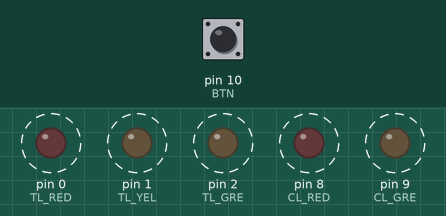
Simulated run of this sketch. Board: Arduino Uno, built with avr-gcc and run on an emulated ATmega328P. On the bench: output pins drawn as LEDs (lit = HIGH). Dashed ring = blinking. The inputs (shaded band) are chosen by the test bench; at power-on: pin 10 (BTN) HIGH.

Above: at 2.8 s.
2.9 s: pin 10 (BTN) pulled LOW for 0.15 s
At 3.8 s:
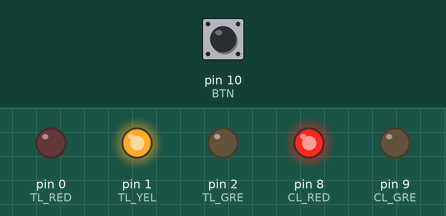
At 5.6 s:
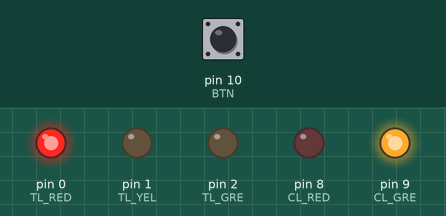
9.0 s: pin 10 (BTN) pulled LOW for 1 s
At 11.2 s:
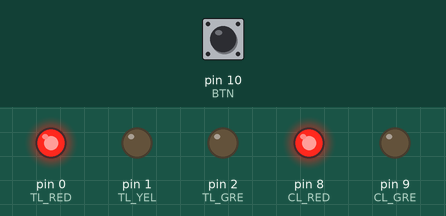
Timing chart, 0 to 18.0 s (numbered marks = the images above; inputs shaded):
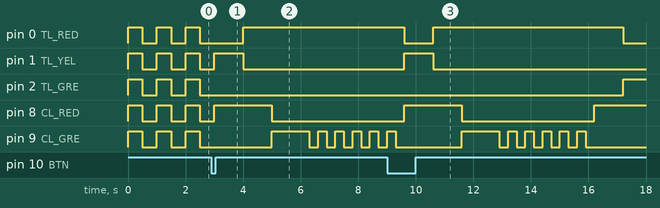

Measured:
- after the input at 2.9 s, pin 2 (TL_GRE): stops changing and stays LOW; pin 9 (CL_GRE): LOW → HIGH after 2.1 s, then repeats every 0.60 s: LOW 0.30 s, HIGH 0.30 s
- by itself, pin 2 (TL_GRE), pin 9 (CL_GRE): alternates HIGH for 0.50 s and LOW for 0.50 s

The sketch:

tugas_2.1.ino
```cpp
#define TL_RED 0
#define TL_YEL 1
#define TL_GRE 2
#define CL_RED 8
#define CL_GRE 9
#define BTN 10
#define DITEKAN 0
#define DILEPAS 1
int state = 0;
int standby = DILEPAS;
static unsigned long t = 1000;
static unsigned long t_awal;
static unsigned long t_setelah;
void cek_lampu();
void state_1();
void state_2();
void state_3();
void state_4();
void state_5();
void state_6();
void state_7();
void setup()
{
 pinMode(TL_RED, OUTPUT);
 pinMode(TL_YEL, OUTPUT);
 pinMode(TL_GRE, OUTPUT);
 pinMode(CL_RED, OUTPUT);
 pinMode(CL_GRE, OUTPUT);
 pinMode(BTN, INPUT_PULLUP);
 t_awal = millis();
}
void loop()
{
 t_setelah = millis() - t_awal;
 standby = digitalRead(BTN);
 switch(state)
 {
 case 0:
 cek_lampu();
 if(t_setelah > t) {state = 1; t_awal = millis();}
 break;
 case 1:
 state_1();
 if(standby == DITEKAN) {
 state = 4;
 t_awal = millis();
 }
 if(t_setelah > t) {state = 2; t_awal = millis();}
 break;
 case 2:
 state_2();
 if(standby == DITEKAN) {
 state = 4;
 t_awal = millis();
 }
 if(t_setelah > t) {state = 3; t_awal = millis();
 }
 break;
 case 3:
 state_3();
 if(standby == DITEKAN) {state = 4;t_awal =millis();}
 if(t_setelah > t) {state = 1;t_awal = millis();}
 break;
 case 4:
 state_4();
 if(t_setelah > t) {state = 5;t_awal = millis();}
 break;
 case 5:
 state_5();
 if(t_setelah > t) {state = 6;t_awal = millis();}
 break;
 case 6:
 state_6();
 if(t_setelah > t) {state = 7;t_awal = millis();}
 break;
case 7:
 state_7();
 if(t_setelah > t) {state = 1;t_awal = millis();}
 break;
 }
}
void cek_lampu()
{
 digitalWrite(TL_RED, HIGH);
 digitalWrite(TL_YEL, HIGH);
 digitalWrite(TL_GRE, HIGH);
 digitalWrite(CL_RED, HIGH);
 digitalWrite(CL_GRE, HIGH);
 delay(500);
 digitalWrite(TL_RED, LOW);
 digitalWrite(TL_YEL, LOW);
 digitalWrite(TL_GRE, LOW);
 digitalWrite(CL_RED, LOW);
 digitalWrite(CL_GRE, LOW);
 delay(500);
}
void state_1()
{
 digitalWrite(TL_RED, HIGH);
 digitalWrite(TL_YEL, LOW);
 digitalWrite(TL_GRE, LOW);
 digitalWrite(CL_RED, HIGH);
 digitalWrite(CL_GRE, LOW);
}
void state_2()
{
 digitalWrite(TL_RED, LOW);
 digitalWrite(TL_YEL, LOW);
 digitalWrite(TL_GRE, HIGH);
 digitalWrite(CL_RED, HIGH);
 digitalWrite(CL_GRE, LOW);
}
void state_3()
{
 digitalWrite(TL_RED, LOW);
 digitalWrite(TL_YEL, HIGH);
 digitalWrite(TL_GRE, LOW);
 digitalWrite(CL_RED, HIGH);
 digitalWrite(CL_GRE, LOW);
}
void state_4()
{
 digitalWrite(TL_RED, LOW);
 digitalWrite(TL_YEL, HIGH);
digitalWrite(TL_GRE, LOW);
 digitalWrite(CL_RED, HIGH);
 digitalWrite(CL_GRE, LOW);
}
void state_5()
{
 digitalWrite(TL_RED, HIGH);
 digitalWrite(TL_YEL, LOW);
 digitalWrite(TL_GRE, LOW);
 digitalWrite(CL_RED, HIGH);
 digitalWrite(CL_GRE, LOW);
}
void state_6()
{
 digitalWrite(TL_RED, HIGH);
 digitalWrite(TL_YEL, LOW);
 digitalWrite(TL_GRE, LOW);
 digitalWrite(CL_RED, LOW);
 digitalWrite(CL_GRE, HIGH);
}
void state_7()
{
 digitalWrite(TL_RED, HIGH);
 digitalWrite(TL_YEL, LOW);
 digitalWrite(TL_GRE, LOW);
 digitalWrite(CL_RED, LOW);
 for(int i = 0; i < 3; i++){
 digitalWrite(CL_GRE, HIGH);
 delay(300);
 digitalWrite(CL_GRE, LOW);
 delay(300);
 }
}
```
